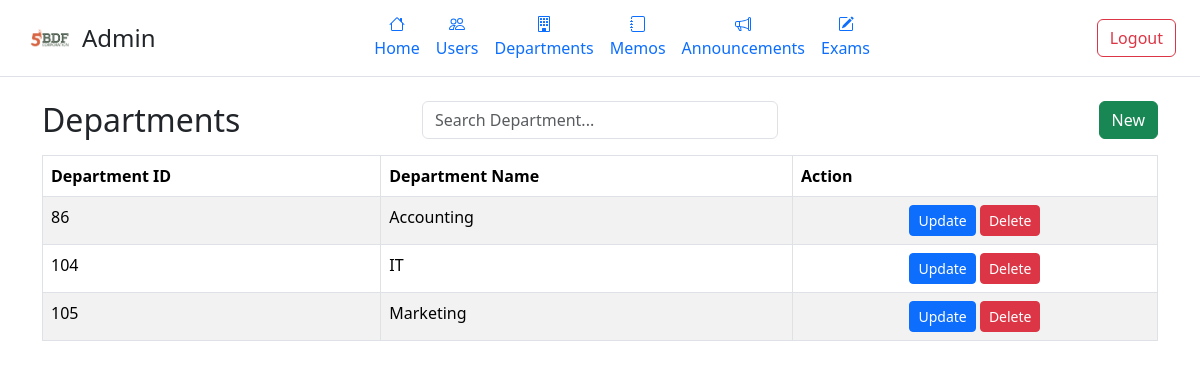
Before: /admin/departments.php (signed in) with the older database file.
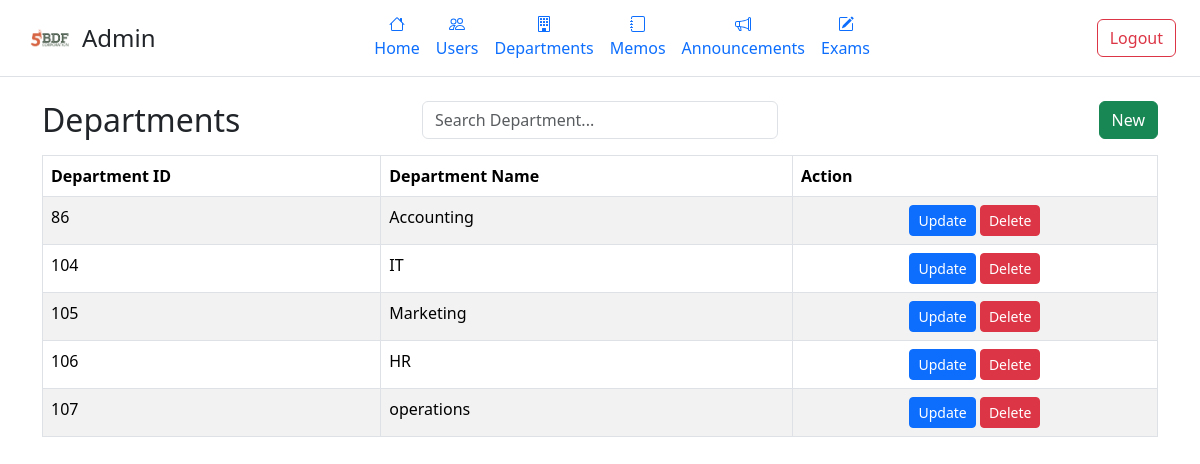
After: the same page with the newer database file.
### tables this page shows
CREATE TABLE `departments` (
  `department_id` int(11) NOT NULL,
  `department_name` varchar(100) NOT NULL
);

### admin/departments.php (the view, shortened to what this page needs)
<?php
require_once '../db/dbcon.php';
$sql = "SELECT * FROM departments";
$result = $conn->query($sql);
?>
<!DOCTYPE html>
<html lang="en">
<head>
  <link href="https://cdn.jsdelivr.net/npm/bootstrap@5.3.5/dist/css/bootstrap.min.css" rel="stylesheet">
</head>
<body>
<header class="d-flex flex-wrap align-items-center justify-content-between py-2 px-4 border-bottom">
  <div class="d-flex align-items-center gap-2">
    <img src="../img/5bdflogo.png" alt="5BDF Logo" height="50" width="50">
    <h4 class="m-0">Admin</h4>
  </div>
  <nav>
    <ul class="nav">
        <li class="nav-item">
        <a href="#" class="nav-link d-flex flex-column align-items-center px-2">
            Home
        </a>
        </li>
        <li class="nav-item">
        <a href="./admin.php" class="nav-link d-flex flex-column align-items-center px-2">
            Users
        </a>
        </li>
        <li class="nav-item">
        <a href="./departments.php" class="nav-link d-flex flex-column align-items-center px-2">
            Departments
        </a>
        </li>
        <li class="nav-item">
        <a href="./memos.php" class="nav-link d-flex flex-column align-items-center px-2">
            Memos
        </a>
        </li>
        <li class="nav-item">
        <a href="./announcements.php" class="nav-link d-flex flex-column align-items-center px-2">
            Announcements
        </a>
        </li>
        <li class="nav-item">
          <a href="./exams.php" class="nav-link d-flex flex-column align-items-center px-2">
            Exams
          </a>
        </li>
    </ul>
</nav>
  <div>
    <button class="btn btn-outline-danger ms-2" onclick="window.location.href='logout.php'">Logout</button>
  </div>
</header>
  <div class="container my-4">
    <div class="row mb-3 align-items-center">
      <div class="col-md-4">
        <h2 class="m-0">Departments</h2>
      </div>
      <div class="col-md-4 text-center">
        <input type="text" class="form-control" id="searchInput" placeholder="Search Department..." onkeyup="filterDepartments()">
      </div>
      <div class="col-md-4 text-end">
        <button type="button" class="btn btn-success" data-bs-toggle="modal" data-bs-target="#addDepartmentModal">New</button>
      </div>
  </div>
    <table class="table table-striped table-bordered" id="departmentsTable">
        <thead>
            <tr>
            <th>Department ID</th>
            <th>Department Name</th>
            <th>Action</th>
            </tr>
        </thead>
        <tbody id="departmentTable">
            <?php if ($result->num_rows > 0): ?>
                <?php while ($row = $result->fetch_assoc()): ?>
                    <tr>
                        <td><?= $row['department_id']; ?></td>
                        <td><?= $row['department_name']; ?></td>
                        <td class="text-center">
                            <button class="btn btn-primary btn-sm" data-bs-toggle="modal" data-bs-target="#updateModal<?= $row['department_id'] ?>">Update</button>
                            <button class="btn btn-danger btn-sm" data-bs-toggle="modal" data-bs-target="#deleteModal<?= $row['department_id'] ?>">Delete</button>
                        </td>
                    </tr>
                <?php endwhile; ?>
                <?php else: ?>
                <tr>
                    <td colspan="3" class="text-center">No departments present</td>
                </tr>
                <?php endif; ?>
        </tbody>
    </table>
  </div>
</body>
</html>

Changed rows visible on the page:
added departments: department_id "106", department_name "HR"
added departments: department_id "107", department_name "operations"
